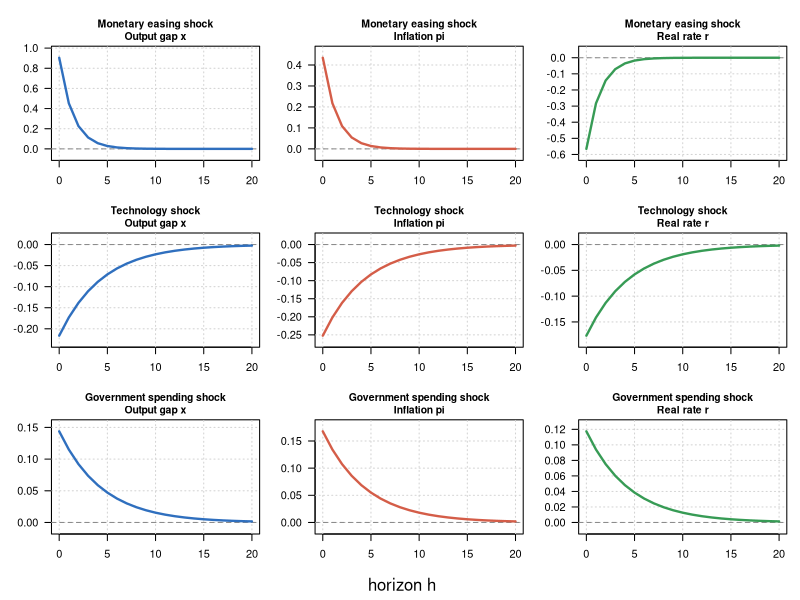

The R source for this figure:
## ---- chunk 1
#| label: fig-rank-irf-numerical
#| fig-cap: "RANKモデルのインパルス応答関数の数値例"
#| fig-width: 8
#| fig-height: 6
#| echo: !expr knitr::is_html_output()
#| code-fold: true
#| code-summary: "Rコードを表示"

beta <- 0.99
gamma <- 1
varphi <- 1
alpha <- 0.33
GY <- 0.2
psi <- 6
eta <- 80
phi <- 1.5
MC <- 1

rho_m <- 0.5
rho_a <- 0.8
rho_g <- 0.8

tilde_gamma <- gamma / (1 - GY)
tilde_varphi <- (varphi + alpha) / (1 - alpha)
zeta_a <- (tilde_varphi + 1) / (tilde_varphi + tilde_gamma)
zeta_g <- tilde_gamma / (tilde_varphi + tilde_gamma)
kappa <- MC * (tilde_gamma + tilde_varphi) * psi / eta

kappa_i <- function(rho) kappa / (1 - beta * rho)
omega_i <- function(rho) {
  kappa_rho <- kappa_i(rho)
  tilde_gamma * (1 - rho) /
    (kappa_rho * (phi - rho) + tilde_gamma * (1 - rho))
}

kappa_m <- kappa_i(rho_m)
kappa_a <- kappa_i(rho_a)
kappa_g <- kappa_i(rho_g)

Omega <- 1 / (kappa_m * (phi - rho_m) + tilde_gamma * (1 - rho_m))
Omega_m <- tilde_gamma * (1 - rho_m) * Omega
Omega_a <- omega_i(rho_a)
Omega_g <- omega_i(rho_g)

impact <- list(
  monetary = c(
    x = Omega,
    pi = kappa_m * Omega,
    r = -Omega_m
  ),
  technology = c(
    x = -zeta_a * Omega_a,
    pi = -kappa_a * zeta_a * Omega_a,
    r = -(phi - rho_a) * kappa_a * zeta_a * Omega_a
  ),
  government = c(
    x = (1 - zeta_g) * Omega_g,
    pi = kappa_g * (1 - zeta_g) * Omega_g,
    r = (phi - rho_g) * kappa_g * (1 - zeta_g) * Omega_g
  )
)

rhos <- c(monetary = rho_m, technology = rho_a, government = rho_g)
h <- 0:20
shock_names <- c(
  monetary = "Monetary easing shock",
  technology = "Technology shock",
  government = "Government spending shock"
)
var_names <- c(x = "Output gap x", pi = "Inflation pi", r = "Real rate r")
var_cols <- c(x = "#2F6FBE", pi = "#D45D48", r = "#379B55")

op <- par(mfrow = c(3, 3), mar = c(3.0, 3.4, 2.5, 0.8), oma = c(2.0, 0.5, 1.0, 0.2), las = 1)

for (shock in names(impact)) {
  for (v in names(var_names)) {
    response <- impact[[shock]][v] * rhos[shock]^h
    y_lim <- range(c(0, response))
    pad <- 0.08 * diff(y_lim)
    if (pad == 0) pad <- 0.1
    plot(
      h, response,
      type = "n",
      xlab = "",
      ylab = "",
      main = paste(shock_names[shock], var_names[v], sep = "\n"),
      ylim = y_lim + c(-pad, pad),
      cex.main = 0.95
    )
    grid()
    abline(h = 0, lty = 2, col = "gray55")
    lines(h, response, lwd = 2.3, col = var_cols[v])
  }
}

mtext("horizon h", side = 1, outer = TRUE, line = 0.5)
par(op)
